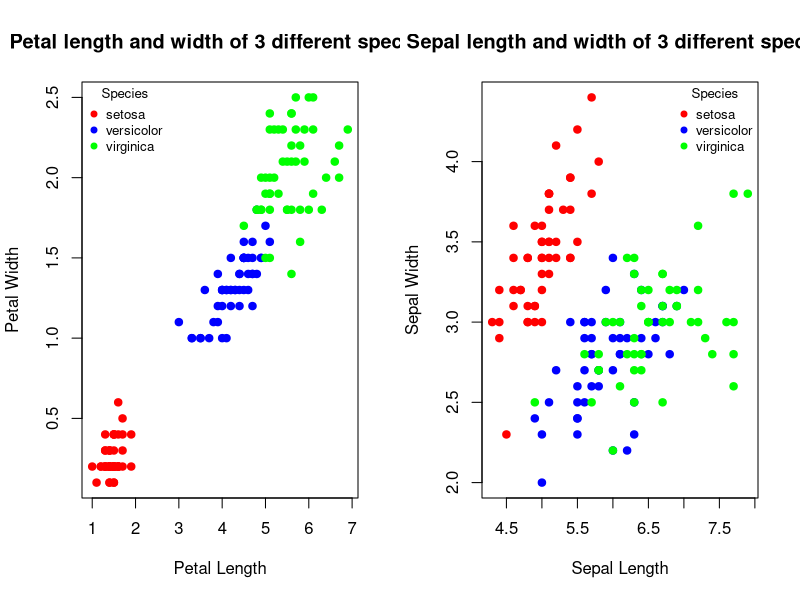

The R source for this figure: (Note: this script raises an error after producing the figure.)
################################
########## IRIS 1 ##############
################################
  
# Project by: 
  # Jonah Mende
  # Lea Giguère-Richards
  # Claudia Sturba
  # Nazareno Gimenez Zapiola

# Setting the working directory 
  getwd() # Informs us where the working directory currently is
  setwd("/Users/lea/Desktop/R") # Sets your working 
    # Place working directory location in quotation marks
  
# Installing and calling the necessary packages and libraries for the project
  # install.packages("ggplot2")
  library(ggplot2)
  
  # install.packages("gridExtra")
  library(gridExtra)
  
  # install.packages("ade4")
  library(ade4)

# Calling the iris dataset (built into R)
  iris <- iris
  
################################
########## Question 1 ##########
################################

# Creating a set of colors for the scatterplots
  spp_col <- c("red", "blue", "green")

# Making a multiframe of the scatterplots
  par(mfrow = c(1,2)) # Creating a multiframe of 1 row and 2 columns
 
 # Plotting petal width as a function of petal length
  plot(iris$Petal.Length, iris$Petal.Width, # Petal length as x values, petal width as y values
      ylab = "Petal Width", # Adds a y axis label
      xlab = "Petal Length", # Adds a x axis label
      main = "Petal length and width of 3 different species", # Adds a title
      pch = 19, # Type of points (big filled circle)
      col = spp_col[iris$Species]) # The colors of the points are the colors of spp_col 
                                   # according to the levels of the Species column of iris
 
 # Adding a legend to associate the colors with the 3 species
  legend("topleft", # Positions the legend in the top left corner of the scatterplot
        legend = levels(iris$Species), # The levels of the Species column of iris as levels of the legend
        col = spp_col, # Colors of the col object
        pch = 19, # Type of points (big filled circle)
        title = "Species", # Title of the legend
        cex = 0.8,  # Reduces text size
        bty = "n")  # Removes the legend box
 
 # Plotting sepal width as a function of sepal length
  plot(iris$Sepal.Length, iris$Sepal.Width, # Sepal length as x values, sepal width as y values
      ylab = "Sepal Width", # Adds a y axis label
      xlab = "Sepal Length", # Adds a x axis label
      main = "Sepal length and width of 3 different species", # Adds a title
      pch = 19, # Type of points (big filled circle)
      col = spp_col[iris$Species]) # The colors of the points are the colors of spp_col 
                                   # according to the levels of the Species column of iris

 # Adding a legend to associate the colors with the 3 species
  legend("topright", # Positions the legend in the top right corner of the scatterplot
        legend = levels(iris$Species), # The levels of the Species column of iris as levels of the legend
        col = spp_col, # Colors of the col object
        pch = 19, # Type of points (big filled circle)
        title = "Species", # Title of the legend
        cex = 0.8,  # Reduces text size
        bty = "n")  # Removes the legend box
 
 # Saving multiframe as pdf file in the working directory
  dev.copy2pdf(file = "question1.pdf")
 
 # Using ggplot2 as an alternative to plot the scatterplots
  graph1 <- ggplot(iris, # Using the iris dataset
   aes(x = Petal.Length, # Petal length as x values
       y = Petal.Width, # Petal width as y values
       color = Species)) + # Colors are set according to the Species column of the iris dataset
   geom_point(size = 2) + # Sets the size of the points
   labs(title = "Petal length and width of 3 different species", # Adds a title
        x = "Petal Length", # Adds a x axis label
        y = "Petal Width") + # Adds a y axis label
   theme_minimal() + + # Makes the graph look simpler (minimal)
   theme(legend.position = "bottom") # Places the legend at the bottom
 
 graph2 <- ggplot(iris, # Using the iris dataset
   aes(x = Sepal.Length, # Sepal length as x values
       y = Sepal.Width, # Sepal width as y values
       color = Species)) + # Colors are set according to the Species column of the iris dataset
   geom_point(size = 2) +  # Sets the size of the points
   labs(title = "Sepal length and width of 3 different species", # Adds a title
        x = "Sepal Length", # Adds a x axis label
        y = "Sepal Width") + # Adds a y axis label
   theme_minimal() + + # Makes the graph look simpler (minimal)
   theme(legend.position = "bottom") # Places the legend at the bottom
 
 # Placing these plots into a 2 column grid
 grid.arrange(graph1, graph2, ncol = 2)
 
 # Saving the grid as pdf file in the working directory
 dev.copy2pdf(file = "question1a.pdf")

 ################################
 ########## Question 2 ##########
 ################################
 
# Making a linear regression of the petal width as a function of length
 petal_lm <- lm(iris$Petal.Width ~ iris$Petal.Length)
 
# Making a linear regression of the sepal width as a function of length
 sepal_lm <- lm(iris$Sepal.Width ~ iris$Sepal.Length)
 
# Plotting the scatterplots
 dev.off() # This stops the par() function effect previously set
 par(mfrow = c(1,2)) # Creating a multiframe of 1 row and 2 columns
 
 # Plotting petal width as a function of petal length
 plot(iris$Petal.Length, iris$Petal.Width, # Petal length as x values, petal width as y values
      ylab = "Petal Width", # Adds a y axis label
      xlab = "Petal Length", # Adds a x axis label
      main = "Petal length and width of 3 different species", # Adds a title
      pch = 19) # Type of points (big filled circle)
 
 # Adding the linear regression to scatterplot
 abline(petal_lm) 
 
 # Plotting sepal width as a function of sepal length
 plot(iris$Sepal.Length, iris$Sepal.Width, # Sepal length as x values, sepal width as y values
      ylab = "Sepal Width", # Adds a y axis label
      xlab = "Sepal Length", # Adds a x axis label
      main = "Sepal length and width of 3 different species", # Adds a title
      pch = 19) # Type of points (big filled circle)
 
 # Adding the linear regression to scatterplot
 abline(sepal_lm)
 
 # Saving the multiframe as pdf file in the working directory
 dev.copy2pdf(file = "question2.pdf")

 ################################
 ########## Question 3 ##########
 ################################
 
# Testing for normality of distribution of the sepal width data
  shapiro.test(iris$Sepal.Width)
  # The p-value = 0.1012
  
# Making a histogram to visualize the distribution of the sepal width data
  dev.off() # This stops the par() function effect previously set
  
  hist(iris$Sepal.Width, # Using the sepal width of the iris dataset
       xlab = "Setal Width", # Adds a x axis label
       main = "Density-based histogram of sepal width", # Adds a title
       freq = FALSE) # The histogram will plot the probability densities rather then the frequencies
  
  # Adding the associated density line to the histogram
  lines(density(iris$Sepal.Width))

# Saving the plot as pdf file in the working directory
  dev.copy2pdf(file = "question3a.pdf")

# Testing for normality of distribution of the petal width data
  shapiro.test(iris$Petal.Width)
  # The p-value = 1.68 x 10^(-8)
  
# Making a histogram to visualize the distribution of the petal width data
  hist(iris$Petal.Width, # Using the sepal width of the iris dataset
       xlab = "Petal Width", # Adds a x axis label
       main = "Density-based histogram of sepal width", # Adds a title
       freq = FALSE) # The histogram will plot the probability densities rather then the frequencies
  
  # Adding the associated density line to the histogram
  lines(density(iris$Petal.Width))
  
# Saving the plot as pdf file in the working directory
  dev.copy2pdf(file = "question3b.pdf")
  
################################
########## Question 4 ##########
################################
  
# Scaling the iris dataset
  iris_sc <- scale(iris[,-5]) # This only considers the numeric variables of the iris dataset 
                              # It excludes the factorial Species column
  
# Computing the distance matrix
  iris_dist <- dist(iris_sc)
  
# Performing the hierarchical clustering with the “complete” method
  iris_hc <- hclust(iris_dist) # the "complete" method is the default method used
  
# Visualizing the clustering
  plot(iris_hc, # It uses the clusters made from the iris dataset
       labels = iris$Species, # Each cluster is associated to the species
       cex = 0.4, # Makes the labels slightly smaller
       xlab = "Cluster Index", # Defines teh x label
       sub = "") # Removes the subtitle
  
# Adding boxes around the 3 clusters
  rect.hclust(iris_hc, # Using the clustering just performed
              k = 3, # 3 clusters
              border = spp_col) # Attributes colors to the 3 clusters

# Saving the plot as pdf file in the working directory
  dev.copy2pdf(file = "question4a.pdf")  

# Creating a vector for the 3 clusters
  iris_hc2 <- cutree(iris_hc, k = 3)

# Classing the vector as a factor (of 3 levels)
  iris_hc3 <- as.factor(iris_hc2)
  
# Creating a multiframe with a scatterplot of question 1 and the equivalent but 
  # with the clusters replacing the species to define the colors of the points
  
  par(mfrow = c(1,2)) # Creating a multiframe of 1 row and 2 columns
  
  # Plotting petal width as a function of petal length
    # The colors are associated with the species
  plot(iris$Petal.Length, iris$Petal.Width, # Petal length as x values, petal width as y values
       ylab = "Petal Width", # Adds a y axis label
       xlab = "Petal Length", # Adds a x axis label
       main = "Petal length and width of 3 different species", # Adds a title
       pch = 19, # Type of points (big filled circle)
       col = spp_col[iris$Species]) # The colors of the points are the colors of spp_col 
                                    # according to the levels of the Species column of iris
  
  # Adding a legend to associate the colors with the 3 species
  legend("topleft", # Positions the legend in the top left corner of the scatterplot
         legend = levels(iris$Species), # The levels of the Species column of iris as levels of the legend
         col = spp_col, # Colors of the col object
         pch = 19, # Type of points (big filled circle)
         title = "Species", # Title of the legend
         cex = 0.8,  # Reduces text size
         bty = "n")  # Removes the legend box
  
  # Plotting petal width as a function of petal length
    # The colors are associated with the clusters
  plot(iris$Petal.Length, iris$Petal.Width, # Petal length as x values, petal width as y values
       ylab = "Petal Width", # Adds a y axis label
       xlab = "Petal Length", # Adds a x axis label
       main = "Petal length and width of 3 different species", # Adds a title
       pch = 19, # Type of points (big filled circle)
       col = spp_col[iris_hc2]) # The colors of the points are the colors of spp_col 
                                # according to the levels of the clustering
  
  # Adding a legend to associate the colors with the 3 species
  legend("topleft", # Positions the legend in the top left corner of the scatterplot
         legend = levels(iris_hc3), # The levels of the clusters 
         col = spp_col, # Colors of the col object
         pch = 19, # Type of points (big filled circle)
         title = "Clusters", # Title of the legend
         cex = 0.8,  # Reduces text size
         bty = "n")  # Removes the legend box
  
  # Saving the multiframe as pdf file in the working directory
  dev.copy2pdf(file = "question4b.pdf")
